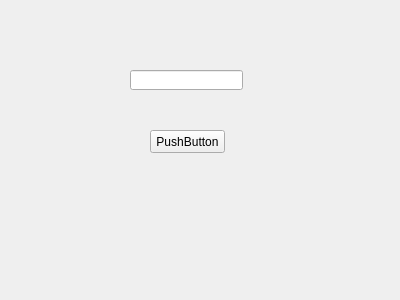
<?xml version="1.0" encoding="UTF-8"?>
<ui version="4.0">
 <class>Form</class>
 <widget class="QWidget" name="Form">
  <property name="geometry">
   <rect>
    <x>0</x>
    <y>0</y>
    <width>400</width>
    <height>300</height>
   </rect>
  </property>
  <property name="windowTitle">
   <string>Form</string>
  </property>
  <widget class="QLineEdit" name="lineEdit">
   <property name="geometry">
    <rect>
     <x>130</x>
     <y>70</y>
     <width>113</width>
     <height>20</height>
    </rect>
   </property>
   <property name="clearButtonEnabled">
    <bool>true</bool>
   </property>
  </widget>
  <widget class="QPushButton" name="pushButton">
   <property name="geometry">
    <rect>
     <x>150</x>
     <y>130</y>
     <width>75</width>
     <height>23</height>
    </rect>
   </property>
   <property name="text">
    <string>PushButton</string>
   </property>
  </widget>
 </widget>
 <resources/>
 <connections>
  <connection>
   <sender>pushButton</sender>
   <signal>clicked()</signal>
   <receiver>lineEdit</receiver>
   <slot>clear()</slot>
   <hints>
    <hint type="sourcelabel">
     <x>190</x>
     <y>139</y>
    </hint>
    <hint type="destinationlabel">
     <x>186</x>
     <y>85</y>
    </hint>
   </hints>
  </connection>
 </connections>
</ui>
